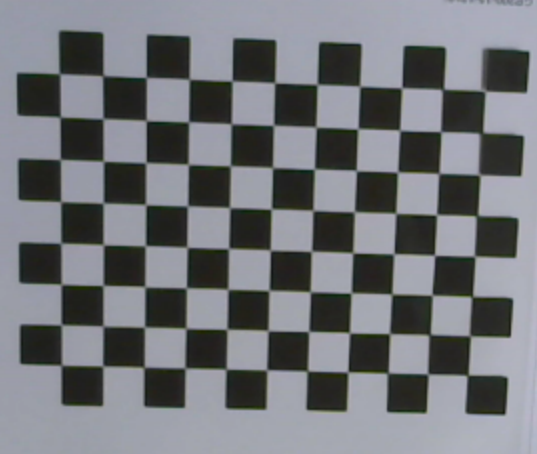
#> input picture processing/calculator/my3.png, 537 x 454 px; its folder holds only this picture in this run
$ python calculate_pixel_position.py
#> lines starting #> are read from the running program, lines starting #| are printed output that depends on the picture; after the words box and inside, x2 and y2 are one past the last pixel; in counts of white or black regions, pixels touching at a corner belong together; long printed decimals are rounded
#coding:utf-8
import cv2 as cv
import numpy as np
import glob
import numpy as np
#from .radar_camera_calibration import *


# 找棋盘格角点
# 阈值
criteria = (cv.TERM_CRITERIA_EPS + cv.TERM_CRITERIA_MAX_ITER, 30, 0.001)
#棋盘格模板规格
w = 11
h = 8

# 世界坐标系中的棋盘格点,例如(0,0,0), (1,0,0), (2,0,0) ....,(8,5,0)，去掉Z坐标，记为二维矩阵
objp = np.zeros((w*h,3), np.float32)
objp[:,:2] = np.mgrid[0:w,0:h].T.reshape(-1,2)*15

# 储存棋盘格角点的世界坐标和图像坐标对
objpoints = [] # 在世界坐标系中的三维点
imgpoints = [] # 在图像平面的二维点

images = glob.glob('*.png')
gray = np.array([])
for fname in images:
    img = cv.imread(fname)
#> img is the input picture: shape (454, 537, 3); mean B, G, R 120.6, 116.1, 113.8
    gray = cv.cvtColor(img,cv.COLOR_BGR2GRAY)

    # 找到棋盘格角点
    ret, corners = cv.findChessboardCorners(gray, (w,h),None)
#> ret = True; corners = 88 rows, first 8: [467.5, 375], [428, 374], [387.5, 373], [348, 372], [307, 371], [267, 370], [225.5, 369], [185.5, 368.5]

    # 如果找到足够点对，将其存储起来
    if ret == True:
        cv.cornerSubPix(gray,corners,(11,11),(-1,-1),criteria)
        objpoints.append(objp)
        imgpoints.append(corners)

        # 将角点在图像上显示
        cv.drawChessboardCorners(img, (w,h), corners, ret)
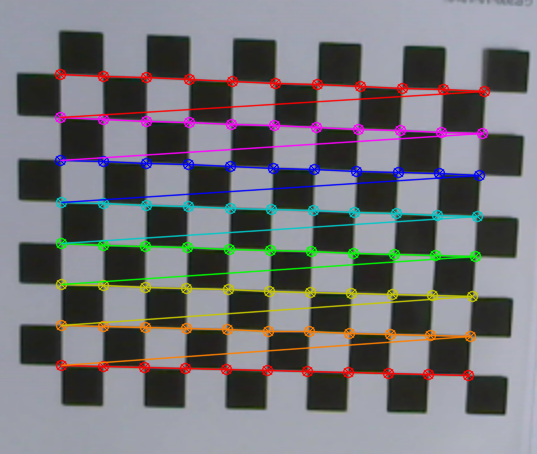
#> img: shape (454, 537, 3); 10.37% of pixels changed, all inside (x1, y1, x2, y2) = (54, 68, 491, 382)
        #cv.imshow('findCorners',img)
        #cv.waitKey(0)

cv.destroyAllWindows()


# 标定
ret, mtx, dist, rvecs, tvecs = cv.calibrateCamera(objpoints, imgpoints, gray.shape[::-1], None, None)
#> ret = 0.227; mtx = [[821.2, 0, 302.8], [0, 808.9, 306.1], [0, 0, 1]]; dist = [[-0.0291, 0.182, -0.00181, -0.00455, -0.21]]; rvecs = ([0.0529, 0.195, -3.1],); tvecs = ([61.67, 26.15, 306.1],)
#print(type(rvecs),rvecs)
print(mtx, dist)
#| [[821.247   0.         302.766 ]
#|  [  0.         808.944 306.134]
#|  [  0.           0.           1.        ]] [[-0.02905  0.1821 -0.001814  -0.004553 -0.2103]]
R = np.array([[1,0,0],
              [0,1,0],
              [0,0,1]])

T = np.array([[0,100,0]])

# rvec = cv.Rodrigues(cv.UMat(R.astype("float32")))
# tvec = cv.UMat(T.astype("float32"))

#rvec,jacbian = cv.Rodrigues(cv.UMat(R.astype("float32")))
rvec = np.array([[0,0,0]]).astype("float32")
tvec = T.astype("float32")

#read calibration from configure file
objectPoints = np.array([[50.0,100,3000]]) #objection 3D position


#transpose world axis 3D to plane axis 2D
imagePoints  = cv.projectPoints(objectPoints, rvec, tvec, mtx, dist)

point = imagePoints[0][0,0,:]
#> point = [316.4, 360]
print(point)
#| [316.429 360.028]

$ run again, on processing/calculator/my4.png
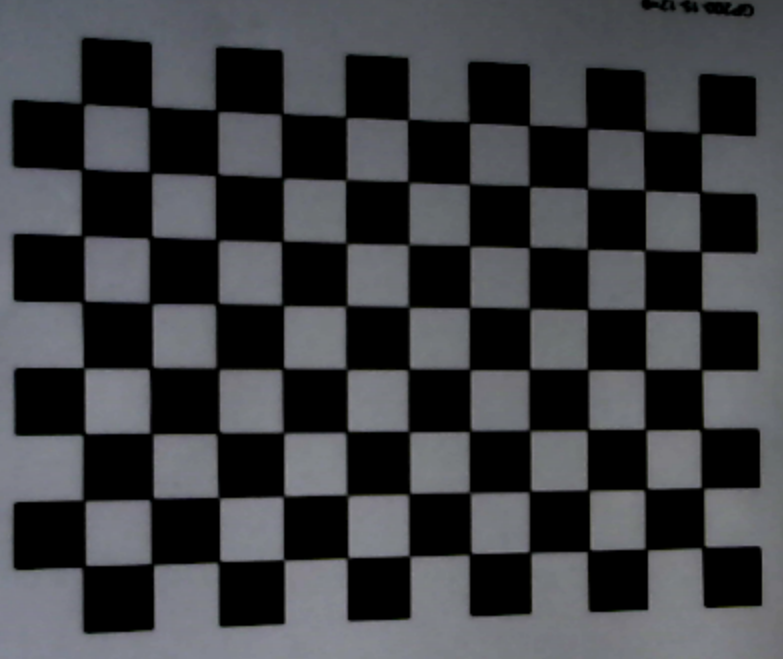
#> input picture processing/calculator/my4.png, 783 x 659 px
#> img is the input picture: shape (659, 783, 3); mean B, G, R 66.8, 63.3, 61.9
#> `ret, corners = cv.findChessboardCorners(gray, (w,h),None)`: ret = True; corners = 88 rows, first 8: [703.5, 547], [645.7, 547.8], [588, 550.5], [529.5, 553], [467.4, 556.9], [409, 555.5], [347, 558], [284, 560]
#> `cv.drawChessboardCorners(img, (w,h), corners, ret)`:
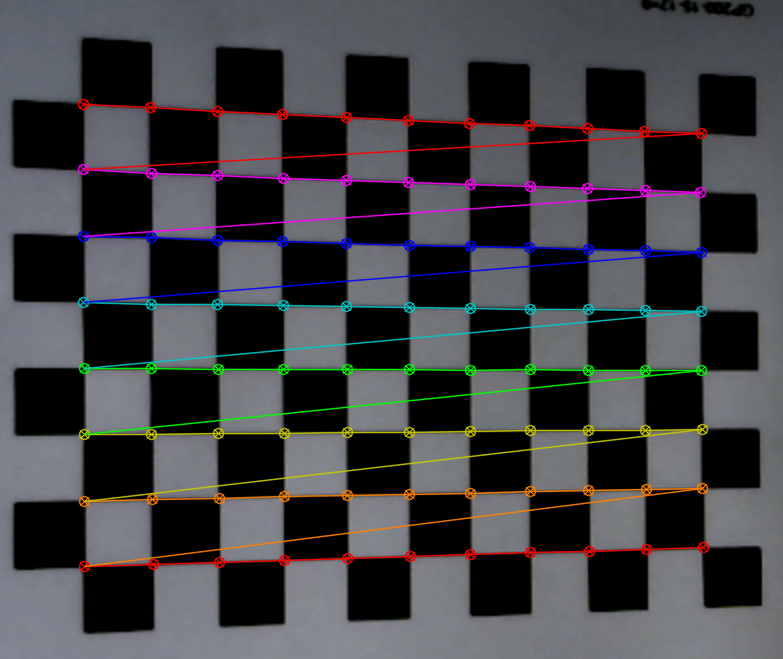
#> img: shape (659, 783, 3); 6.72% of pixels changed, all inside (x1, y1, x2, y2) = (77, 98, 710, 573)
#> `ret, mtx, dist, rvecs, tvecs = cv.calibrateCamera(objpoints, imgpoints..`: ret = 1.64; mtx = [[44877.5, 0, 546.7], [0, 133525.1, 380.5], [0, 0, 1]]; dist = [[89.66, -8967.5, -0.123, -3.01, -31.36]]; rvecs = ([-0.00921, 1.78, 2.58],); tvecs = ([41.08, 14.94, 11494.4],)
#| [[4.48775422e+04 0.00000000e+00 5.46690763e+02]
#|  [0.00000000e+00 1.33525096e+05 3.80549238e+02]
#|  [0.00000000e+00 0.00000000e+00 1.00000000e+00]] [[ 8.96642707e+01 -8.96745528e+03 -1.23313171e-01 -3.00540488e+00
#|   -3.13556347e+01]]
#> point = [737.6, 10155.4]
#| [  737.637 10155.352]

$ run again, on processing/calculator/my5.png
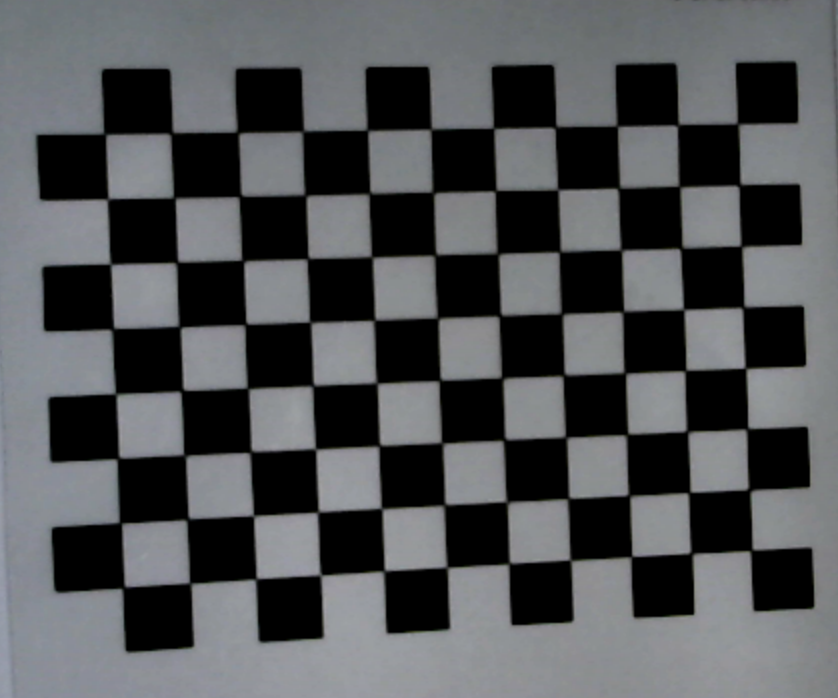
#> input picture processing/calculator/my5.png, 838 x 698 px
#> img is the input picture: shape (698, 838, 3); mean B, G, R 86.8, 84.5, 82.6
#> `ret, corners = cv.findChessboardCorners(gray, (w,h),None)`: ret = True; corners = 88 rows, first 8: [751.5, 550.5], [692, 554], [630.5, 556.5], [570.5, 560.5], [508.5, 563.5], [447, 567.5], [384, 571.5], [320.5, 575]
#> `cv.drawChessboardCorners(img, (w,h), corners, ret)`:
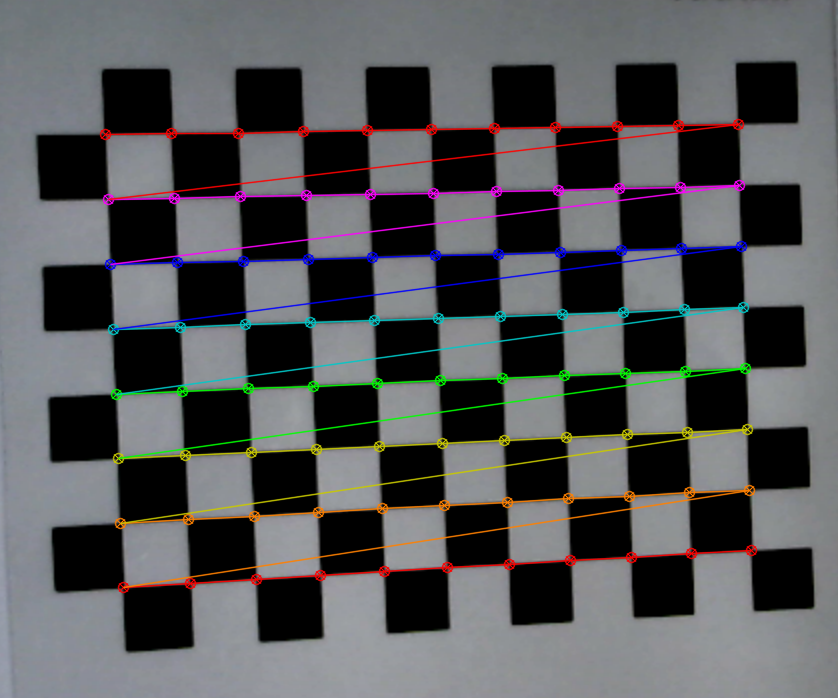
#> img: shape (698, 838, 3); 6.01% of pixels changed, all inside (x1, y1, x2, y2) = (99, 118, 758, 594)
#> `ret, mtx, dist, rvecs, tvecs = cv.calibrateCamera(objpoints, imgpoints..`: ret = 0.277; mtx = [[1212.4, 0, 452.2], [0, 1199.4, 360.5], [0, 0, 1]]; dist = [[0.035, 0.288, 0.00134, 0.00408, -2.48]]; rvecs = ([-0.197, -0.0318, 3.1],); tvecs = ([73.04, 46.84, 298.3],)
#| [[1.21239755e+03 0.00000000e+00 4.52248107e+02]
#|  [0.00000000e+00 1.19943413e+03 3.60485278e+02]
#|  [0.00000000e+00 0.00000000e+00 1.00000000e+00]] [[ 3.50465604e-02  2.87931352e-01  1.33594839e-03  4.07808878e-03
#|   -2.47571027e+00]]
#> point = [472.5, 440.5]
#| [472.488 440.494]
